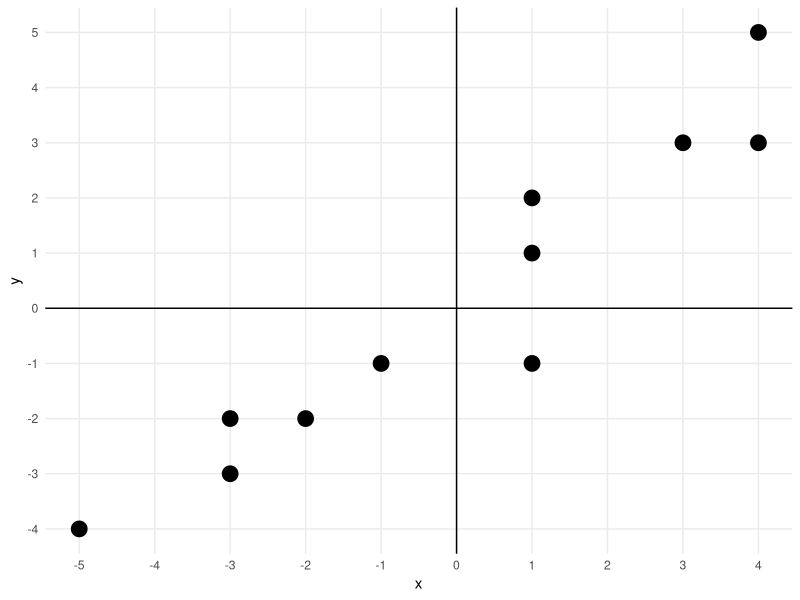
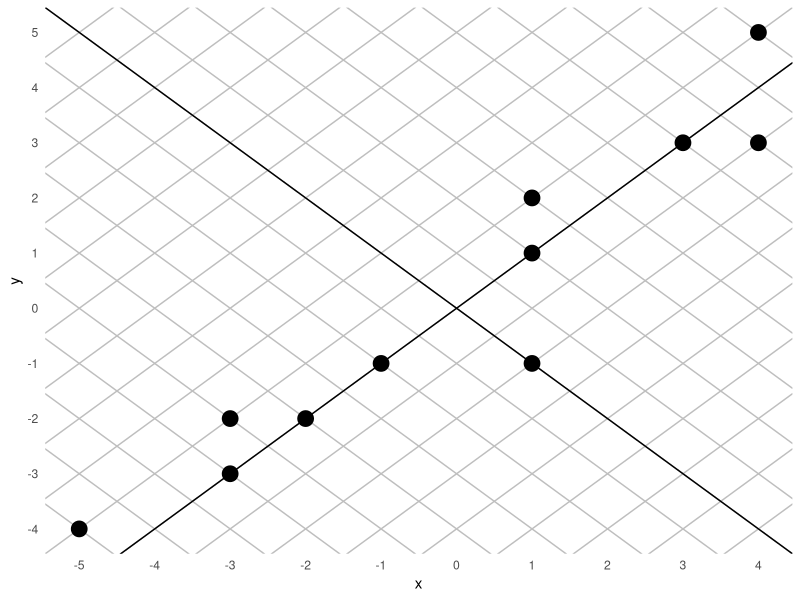

Source code (R) for these figures, in order:
# PCA illustration

library(tidyverse)

df <- tibble(x = (-5:5)+sample(c(-1,0,1), 11, replace=T), 
             y=(-5:5)+sample(c(-1,0,1), 11, replace=T))

df %>% ggplot(aes(x=x,y=y))+geom_point(size=5)+theme_minimal()+
  scale_x_continuous(breaks=-7:7)+
  scale_y_continuous(breaks=-7:7)+
  theme(panel.grid.minor = element_blank())+
  geom_vline(xintercept = 0)+
  geom_hline(yintercept = 0)

df %>% ggplot(aes(x=x,y=y))+theme_minimal()+
  scale_x_continuous(breaks=-7:7)+
  scale_y_continuous(breaks=-7:7)+
  theme(panel.grid.minor = element_blank(),
        panel.grid.major = element_blank())+
  geom_abline(intercept = -10:10, slope=1, color='gray')+
  geom_abline(intercept = -10:10, slope=-1, color='gray')+
  geom_abline(slope=1, intercept=0)+
  geom_abline(slope=-1, intercept=0)+geom_point(size=5)
